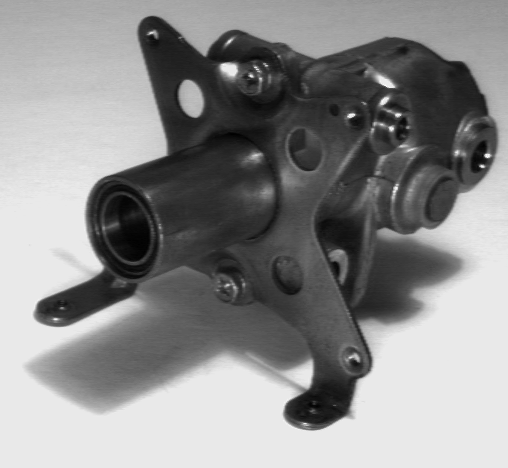
%> input picture CW2/shaft3rec.l.pgm, 508 x 468 px
$ octave stereo_cw.m   (GNU Octave 9; MATLAB toolbox functions it lacks are replaced by stand-ins)
%> lines starting %> are read from the running program, lines starting %| are printed output that depends on the picture; in (x1, y1, x2, y2) boxes, pixels count from 0 and x2, y2 are one past the last pixel; in counts of white or black regions, pixels touching at a corner belong together; the program's own positions count from 1
% Load your images here, I've just generated some random data
% -----------------------------------------------------------
left_image = imread('shaft3rec.l.pgm');
%> left_image: size 468x508 uint8; min 0, max 251, mean 140.8
right_image = imread('shaft3rec.r.pgm');
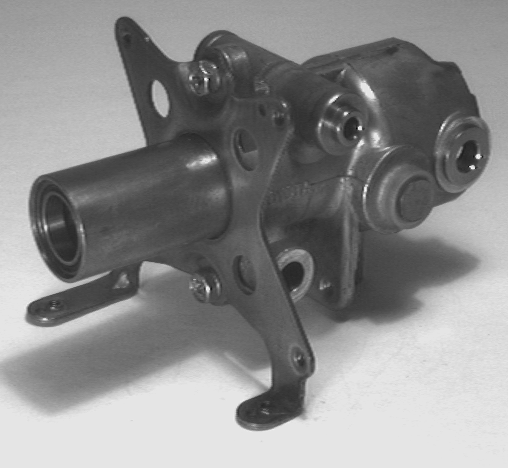
%> input picture CW2/shaft3rec.r.pgm, 508 x 468 px
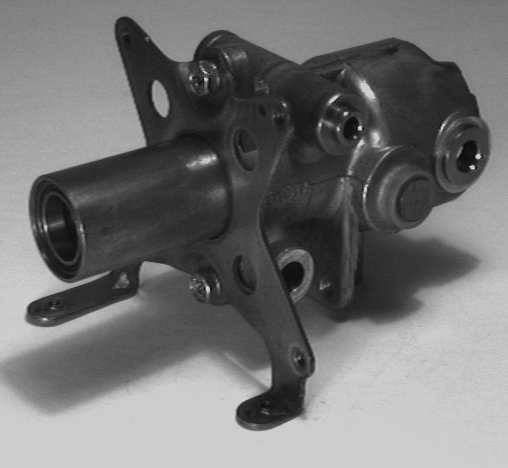
%> right_image: size 468x508 uint8; min 0, max 222, mean 115.4

% Find the edges ( like this for instance, but however you like)
% -------------------------------------------------------------
left_edge_image = edge(left_image,'sobel');
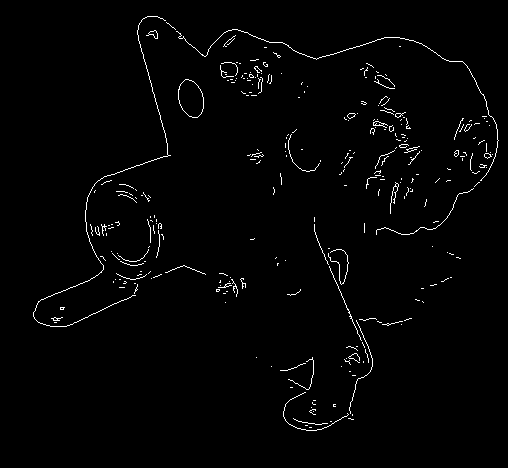
%> left_edge_image: size 468x508 logical; 1.6% white in thin lines or dots, all inside (x1, y1, x2, y2) = (33, 16, 499, 431)
right_edge_image = edge(right_image,'sobel');
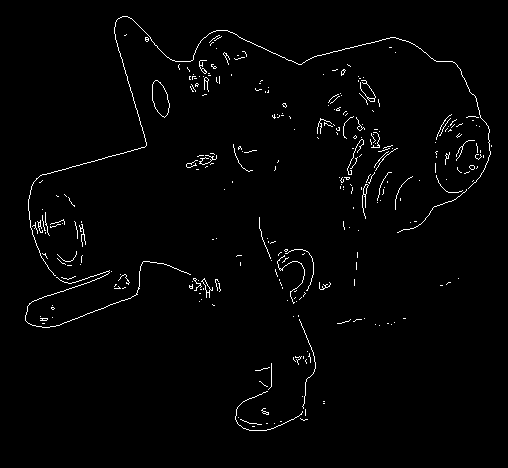
%> right_edge_image: size 468x508 logical; 1.7% white in thin lines or dots, all inside (x1, y1, x2, y2) = (25, 16, 492, 431)

% Display everything
% ------------------
figure(1);
subplot(2,2,1);
imagesc(left_image);
axis image, axis off, colormap gray;
title('Left Image');
subplot(2,2,2);
imagesc(right_image);
axis image, axis off, colormap gray;
title('Right Image');

subplot(2,2,3);
imagesc(left_edge_image);
axis image, axis off, colormap gray;
title('Left Edge Image');
subplot(2,2,4);
imagesc(right_edge_image);
axis image, axis off, colormap gray;
title('Right Edge Image');


% Now do the matching ( a basic understanding of Matlab is needed here )
% -----------------------------------------------------------------------
num_rows = size(left_image,1);
%> num_rows = 468
num_cols = size(right_image,2);
%> num_cols = 508
array_of_disparities = [];

for r = 1:num_rows
	left_edge_pixels = find(left_edge_image(r,:));
	for i = left_edge_pixels
		i1 = find(right_edge_image(r,:));
		disparities = (i1 - i)';
		num_matches = size(disparities,1);
		left_coords = repmat([i,r],num_matches,1);
		array_of_disparities = [array_of_disparities; [left_coords, disparities] ];
	end
end
%> this loop made 468 passes
%> left_edge_pixels on passes 17 to 19: [148 149 150 151 152 153 154 155 156 157 158], [146 147 159 160], [144 145 161 162 163]


% Display the table of candidate matches
% --------------------------------------
array_of_disparities
